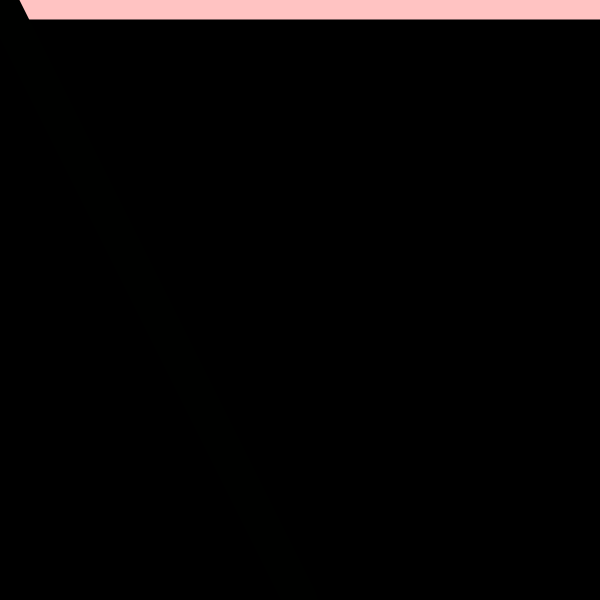
Frame 1 (no input)
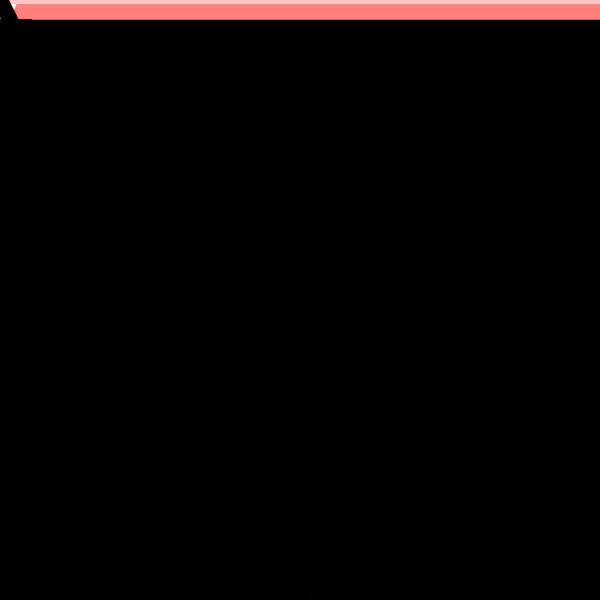
Frame 60 (the mouse pressed at the canvas centre just before this capture)
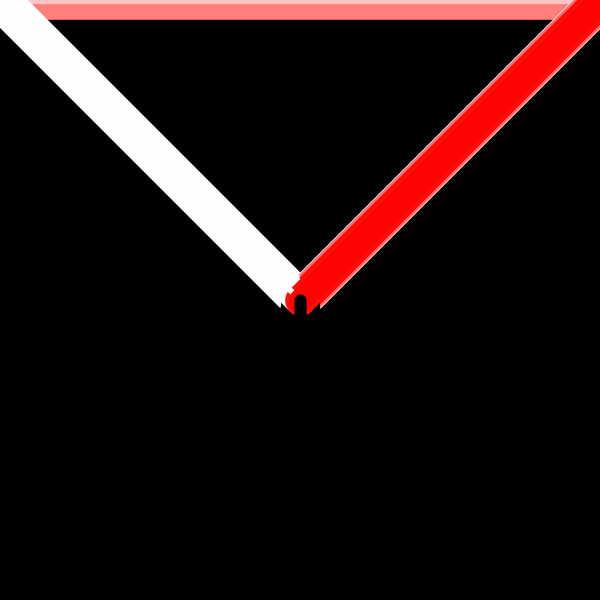
Frame 120 (the mouse held since frame 60 and released just before this capture)

The Processing sketch that drew these frames (run headless with seeded random() and noise(); from frame 60 on, the mouse is pressed at the canvas centre):

// Processing sketch: processing_159502
// ── processing_159502.pde

int x=0;
int s=1;
void setup(){
size(600,600);
colorMode(HSB);
background(0);
}
void draw () {
x=x+s;
strokeWeight(random(40));
stroke(random(255),x,255);
line(0,0,mouseX,mouseY);
strokeWeight(random(40));
stroke(x,random(255),255);
line(width,0,mouseX,mouseY);
strokeWeight(random(40));
stroke(random(255),255,x);
line(width/2,height,mouseX,mouseY);
if (x<255||x==0){
s=s*-1;
}
}
